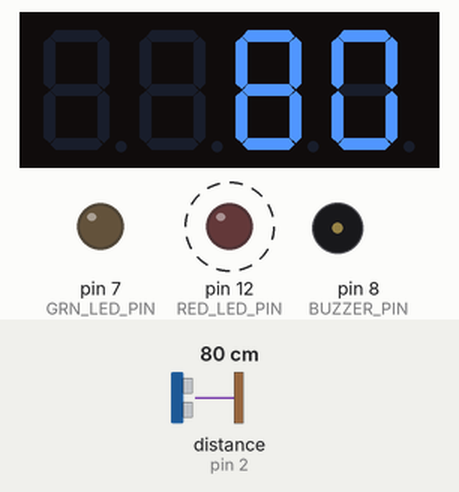
Recording of a sketch running on a simulated Arduino Uno, built for the host (arithmetic inside an expression is 32-bit, double 64-bit). On the bench: 4-digit seven-segment display, output pins drawn as LEDs (lit = HIGH), buzzer (waves = sounding). Wiring (inferred from the names in the program): ultrasonic range finder: trigger pin 5; echo pin 2. Dashed ring = blinking. The test bench sets the inputs (shaded band); at power-on: distance to the obstacle (sensor on pin 2) 80 cm. The echo pulse lasts 58.3 µs per cm; pins used as bus, display or sensor lines are not drawn; what the sketch prints to the serial monitor is not drawn.

Above: at 0.3 s.
1.3 s: distance to the obstacle (sensor on pin 2) set to 23 cm
At 2.47 s:
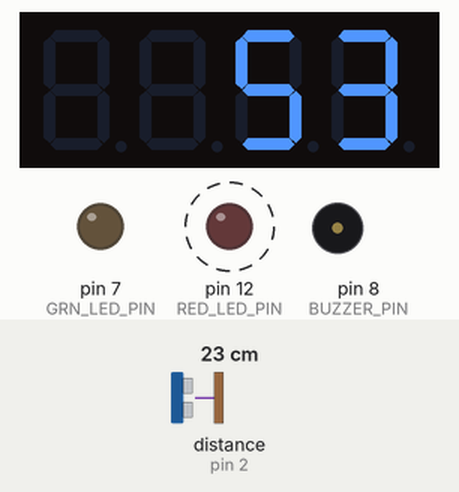
3.1 s: distance to the obstacle (sensor on pin 2) set to 19 cm
At 4.3 s:
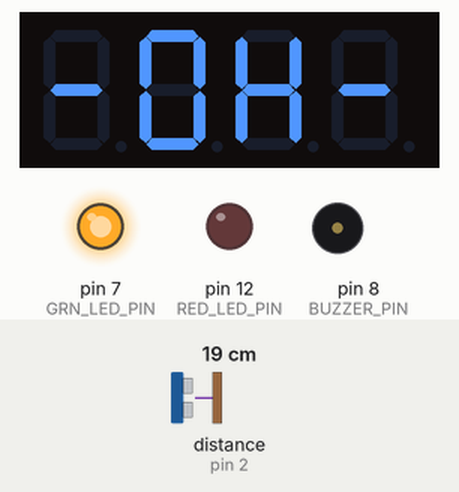
6.1 s: distance to the obstacle (sensor on pin 2) set to 120 cm
At 8.6 s:
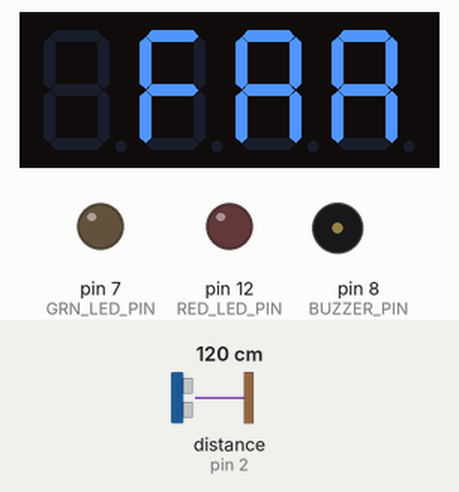
9.1 s: distance to the obstacle (sensor on pin 2) set to 106 cm
11.1 s: distance to the obstacle (sensor on pin 2) set to 97 cm
At 11.9 s:
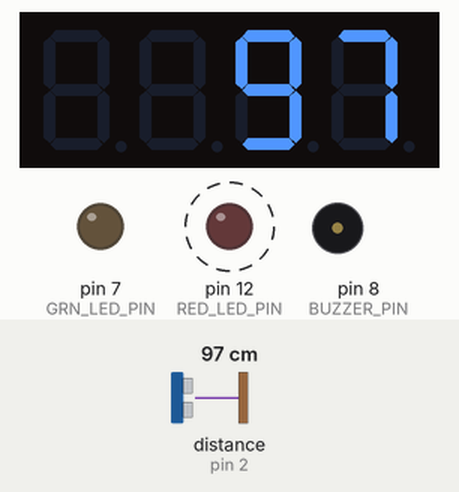
12.9 s: distance to the obstacle (sensor on pin 2) set to 9 cm
At 14.9 s:
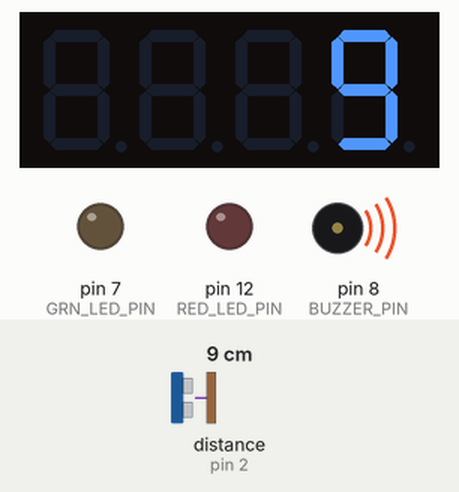
Timing chart, 0 to 16.9 s (numbered marks = the images above; inputs shaded):
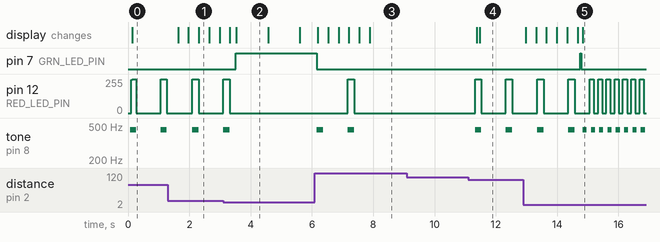

The sketch:

ArduinoParkingSensor.ino
```cpp
#include <cmath>

//#define SERIAL_DBG
#define PT2745 TRUE
#define TM1637 TRUE

#ifdef TM1637
#include <TM1637Display.h>
#endif

// Pin assignment
#define SRF05_ECHO 2
#define SRF05_TRIG 5
#define GRN_LED_PIN 7
#define RED_LED_PIN 12
#ifdef TM1637
#define DISP_CLK 3
#define DISP_DIO 4
#endif

const int MIN_SAFE_PARK_DIST = 10;
const int MAX_SAFE_PARK_DIST = 20;
const int MAX_VALID_DIST = 100;

#ifdef PT2745  // Support for PT2745 (or similar) passive piezo buzzer
#define BUZZER_PIN 8

typedef struct PT2745 {
  long interval = 500;
  long duration = interval * 0.5;
  long lastBuzz = millis();
  int frequency = 450;  // Hz

  void stop() {
    noTone(BUZZER_PIN);
  }

  void soundAtInterval() {
    if (millis() - lastBuzz >= duration)
      noTone(BUZZER_PIN);
    if (millis() - lastBuzz >= interval) {
      noTone(BUZZER_PIN);
      tone(BUZZER_PIN, frequency);
      lastBuzz = millis();
    }
  }

  void setInterval(int distance) {
    interval = min(30 * distance, 1000);
    duration = min(interval * 0.5, 200);  // 50% duty cycle or 200 ms, whichever is lower
  }

} Buzzer;

Buzzer buzzer;
#endif

//Moving average filter for storing last n distances
#define FILTER_SIZE 50

typedef struct Filter {
  unsigned int currentIndex = 0;
  unsigned int filled = 0;
  int values[FILTER_SIZE]{ 0 };

  void addValue(const int newValue) {
    if (newValue == 0)
      return;

    values[currentIndex++] = newValue;

    if (filled < FILTER_SIZE)
      filled += 1;

    if (currentIndex == FILTER_SIZE)
      currentIndex = 0;
  }

  int getAverage() {
    int sum = 0;

    if (filled == 0)
      return 0;

    for (int i = 0; i < filled; i++) {
      if (values[i] != 0)
        sum += values[i];
    }

    return std::floor((float)sum / filled);
  }
} Filter;

Filter filter;

typedef struct HYSRF05 {
  const float durationFactor = 0.0343f;  // Speed of sound in cm/µs
  volatile long echoStartTime = 0;
  volatile long echoPulseDuration = 0;
  unsigned long lastTriggerTime = 0;
  float lastDistance = 0.0f;
  bool measuringEchoPin = false;
  bool triggerPulseSent = false;

  float getDistance() {
    if (!measuringEchoPin && echoPulseDuration != 0 && echoPulseDuration < 30000) {
      lastDistance = (echoPulseDuration * durationFactor) / 2.0f;  //Divided by two due to round-trip time
      Serial.print("Pulse duration: ");
      Serial.print(echoPulseDuration);
      Serial.println();
    }
    return std::round(lastDistance);
  }

  void read() {
    triggerHigh();
    triggerLow();
  }

  void triggerHigh() {
    if (!measuringEchoPin && (micros() - lastTriggerTime > 60000)) {
      digitalWrite(SRF05_TRIG, HIGH);
      lastTriggerTime = micros();
      triggerPulseSent = true;
    }
  }

  void triggerLow() {
    if (triggerPulseSent && (micros() - lastTriggerTime > 10)) {
      digitalWrite(SRF05_TRIG, LOW);
      triggerPulseSent = false;
      measuringEchoPin = true;
    }
  }
} HYSRF05;

HYSRF05 sensor;

void echoISR() {
  if (digitalRead(SRF05_ECHO) == HIGH) {
    sensor.echoStartTime = micros();
  } else {
    sensor.echoPulseDuration = micros() - sensor.echoStartTime;
    sensor.measuringEchoPin = false;
  }
}

int mockSensorDistance() {
  if (Serial.available() > 0) {
    const int newDistance = Serial.parseInt();

    return newDistance;
  }
}

// Generic variables
int lastReportedDistance = 999;
long lastBlink = millis();
long blinkInterval = 500;
long blinkDuration = blinkInterval * 0.5;

void clearLED(int pin) {
  signalLED(pin, false);
}

#ifdef TM1637  // Support for TM1637 7-segment LCD display
TM1637Display display = TM1637Display(DISP_CLK, DISP_DIO);
const uint8_t allON[] = { 0xff, 0xff, 0xff, 0xff };

long tm1637BlinkInterval = 2000;
long tm1637BlinkDuration = tm1637BlinkInterval * 0.5;
long tm1637lastBlink = millis();

const uint8_t FAR[] = {
  SEG_A | SEG_E | SEG_F | SEG_G,
  SEG_A | SEG_B | SEG_C | SEG_E | SEG_F | SEG_G,
  SEG_A | SEG_B | SEG_C | SEG_E | SEG_F | SEG_G
};

const uint8_t OK[] = {
  SEG_G,
  SEG_A | SEG_B | SEG_C | SEG_D | SEG_E | SEG_F,
  SEG_B | SEG_C | SEG_E | SEG_F | SEG_G,
  SEG_G
};

void blinkDisplay() {
  if (tm1637TimeSinceLastBlink() >= tm1637BlinkDuration) {
    display.clear();
  }

  if (tm1637TimeSinceLastBlink() >= tm1637BlinkInterval) {
    display.setSegments(OK, 4, 0);
    tm1637lastBlink = millis();
  }
}

void initDisplay() {
  display.setBrightness(5);
  display.setSegments(FAR, 3, 1);
}

long tm1637TimeSinceLastBlink() {
  return millis() - tm1637lastBlink;
}
#endif

void signalLED(int ledPin, bool on) {
  (on) ? digitalWrite(ledPin, HIGH) : digitalWrite(ledPin, LOW);
  if (on) lastBlink = millis();
}

void updateInterval(int distance) {
  blinkInterval = min(30 * distance, 1000);
  blinkDuration = min(blinkInterval * 0.5, 200);  // 50% duty cycle or 200 ms, whichever is lower
#ifdef PT2745
  buzzer.setInterval(distance);
#endif
}

void intervalBlinkLED() {
  if (timeSinceLastBlink() >= blinkDuration) {
    signalLED(RED_LED_PIN, false);
  }

  if (timeSinceLastBlink() >= blinkInterval) {
    signalLED(RED_LED_PIN, true);
  }
}

long timeSinceLastBlink() {
  return millis() - lastBlink;
}

bool checkIdeal(int distance) {
  // Check if we're in the ideal parking range
  if (distance <= MAX_SAFE_PARK_DIST && distance >= MIN_SAFE_PARK_DIST)
    return true;
  return false;
}

bool checkOutOfRange(int distance) {
  if (distance > MAX_VALID_DIST)
    return true;
  return false;
}

void clearAllSignals() {
  clearLED(GRN_LED_PIN);
  clearLED(RED_LED_PIN);
#ifdef TM1637
  display.clear();
#endif
#ifdef PT2745
  buzzer.stop();
#endif
}

void updateSignals(bool distanceChanged, int newDistance) {
  if (checkOutOfRange(newDistance)) {
    if (distanceChanged) {
      clearAllSignals();
#ifdef TM1637
      display.setSegments(FAR, 3, 1);
#endif
      lastReportedDistance = newDistance;
    }
    return;  // We are still too far away to need any assistance
  }

  if (checkIdeal(newDistance)) {
    clearLED(RED_LED_PIN);
    buzzer.stop();
    signalLED(GRN_LED_PIN, true);
#ifdef TM1637
    blinkDisplay();
#endif
    lastReportedDistance = newDistance;
  } else {
    clearLED(GRN_LED_PIN);
    intervalBlinkLED();
    buzzer.soundAtInterval();
    if (distanceChanged) {
#ifdef TM1637
      display.clear();
      display.showNumberDec(newDistance);
#endif
      updateInterval(newDistance);
      lastReportedDistance = newDistance;
    }
#ifdef PT2745
#endif
  }
}

void setup() {
  pinMode(RED_LED_PIN, OUTPUT);
  pinMode(GRN_LED_PIN, OUTPUT);
  pinMode(SRF05_TRIG, OUTPUT);
  pinMode(SRF05_ECHO, INPUT);
  attachInterrupt(digitalPinToInterrupt(SRF05_ECHO), echoISR, CHANGE);
#ifdef PT2745
  pinMode(BUZZER_PIN, OUTPUT);
#endif
#ifdef TM1637
  pinMode(DISP_CLK, OUTPUT);
  pinMode(DISP_DIO, OUTPUT);
  initDisplay();
#endif
}

void loop() {
  sensor.read();
  filter.addValue(sensor.getDistance());

#ifdef SERIAL_DBG
  int newDistance = mockSensorDistance();
#else
  int newDistance = filter.getAverage();
#endif
  bool distanceChanged = (newDistance != lastReportedDistance);

  updateSignals(distanceChanged, newDistance);
}
```

Measured:
- the behaviour switches between 21 and 20 cm on distance to the obstacle (sensor on pin 2) (found by bisection; images 1 and 2)
- the behaviour switches between 101 and 100 cm on distance to the obstacle (sensor on pin 2) (found by bisection; images 3 and 4)
- after the input at 1.3 s, the display: first changes after 0.33 s (image 1 shows a later state)
- after the input at 3.1 s, pin 7 (GRN_LED_PIN): LOW → HIGH after 0.41 s; pin 12 (RED_LED_PIN): goes on until 3.3 s, then stays 0/255; tone on pin 8 (BUZZER_PIN): goes on until 3.3 s, then stays silent
- after the input at 6.1 s, pin 7 (GRN_LED_PIN): HIGH → LOW after 0.05 s; pin 12 (RED_LED_PIN): 0/255 → 255/255 after 1.1 s, → 0/255 0.21 s later; tone on pin 8 (BUZZER_PIN): alternates 450 Hz for 0.21 s and silent for 0.80 s, 4 changes in all, then stays silent, starting after 0.05 s; the display: first changes after 0.09 s (image 3 shows a later state)
- after the input at 11.1 s, pin 12 (RED_LED_PIN): alternates 255/255 for 0.20 s and 0/255 for 0.80 s, starting after 0.23 s; tone on pin 8 (BUZZER_PIN): alternates 450 Hz for 0.20 s and silent for 0.80 s, starting after 0.23 s; the display: first changes after 0.27 s (image 4 shows a later state)
- after the input at 12.9 s, pin 7 (GRN_LED_PIN): LOW → HIGH after 1.9 s, → LOW 0.04 s later; the display: first changes after 0.07 s (image 5 shows a later state)
